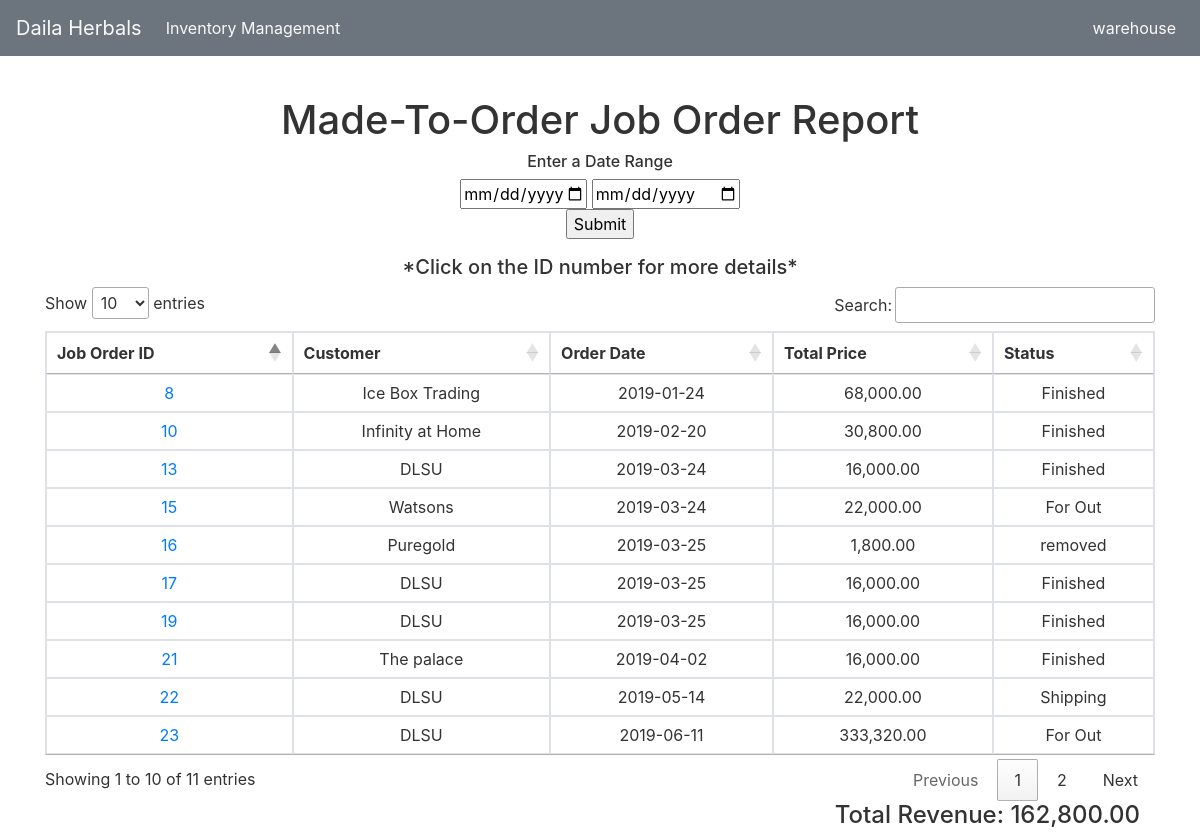
The page /jobOrderReportMTO.php (signed in) on the database its author committed.
### tables this page shows
CREATE TABLE `joborder` (
  `orderID` int(11) NOT NULL,
  `customerID` int(11) NOT NULL,
  `orderDate` date NOT NULL,
  `dueDate` date NOT NULL,
  `totalPrice` float NOT NULL,
  `remarks` varchar(255) NOT NULL,
  `type` varchar(45) NOT NULL,
  `status` text NOT NULL,
  `createdBy` int(11) NOT NULL
);

CREATE TABLE `customer` (
  `customerID` int(11) NOT NULL,
  `company` varchar(45) NOT NULL,
  `firstName` varchar(45) NOT NULL,
  `lastName` varchar(45) NOT NULL,
  `email` varchar(45) NOT NULL,
  `address` text NOT NULL,
  `contactNum` varchar(45) NOT NULL,
  `position` varchar(45) NOT NULL
);

### jobOrderReportMTO.php (the view, shortened to what this page needs)
<?php include "includes/sections/header.php"; ?>
<?php include "includes/sections/navbar.php"; ?>
<div class="container">
    <div class="row">
        <div class="col-lg-12">
            <h1 class="text-center"><br><br>
                Made-To-Order Job Order Report
            </h1>
            <h6 class="text-center">
                Enter a Date Range
            </h6>
            <form method="post" class="text-center">
                <input type="date" id="txtDateMax" name="startDate">
                <input type="date" id="endPicker" name="endDate"><br>
                <input type="submit" name="search">
            </form>
            <h5 class="text-center">*Click on the ID number for more details*</h5>
        </div>
    </div>
    <div class="row">
        <div class="col-lg-12">
            <table class="table table-bordered table-hover" id="dataTables-example">
                <thead>
                <tr>
                    <th>Job Order ID</th>
                    <th>Customer</th>
                    <th>Order Date</th>
                    <th>Total Price</th>
                    <th>Status</th>
                </tr>
                </thead>
                <tbody>
                <?php
                if (isset($_POST['search'])){
                    $startDate = $_POST['startDate'];
                    $endDate = $_POST['endDate'];
                    $result = mysqli_query($conn, "SELECT joborder.orderID AS JOID,
                                                        customer.company AS cName,
                                                        joborder.orderDate AS orderDate,
                                                        joborder.totalPrice AS totalPrice,
                                                        joborder.status AS status
                                                    FROM joborder
                                                    JOIN customer on joborder.customerID=customer.customerID
                                                    WHERE joborder.orderDate BETWEEN '$startDate' AND '$endDate'
                                                    AND joborder.type = 'Made to Order'
                                                    AND joborder.status !='Pending for approval'");
                    $count=mysqli_num_rows($result);
                    $result2 = mysqli_query($conn, "SELECT SUM(joborder.totalPrice) AS sum
                                                    FROM joborder
                                                    WHERE joborder.orderDate BETWEEN '$startDate' AND '$endDate'
                                                    AND joborder.type = 'Made to Order'");
                    if ($count == "0"){
                        echo '<h2 class="text-center">No transactions within the specified range</h2>';
                    }
                    else {
                        echo '<h2 class="text-center">Transactions between ';
                        echo $startDate;
                        echo ' and ';
                        echo $endDate;
                        echo '</h2><br>';
                        while ($row = mysqli_fetch_array($result2)) {
                            $sum = $row['sum'];
                        }
                        while ($row = mysqli_fetch_array($result)) {
                            $id = $row['JOID'];
                            $name = $row['cName'];
                            $totalPrice = $row['totalPrice'];
                            $date = $row['orderDate'];
                            $status = $row['status'];
                            echo '<tr>';
                                echo '<td class="text-center">';
                                    echo '<a href="detailsJO.php?id='.$id.'">';
                                        echo $id;
                                    echo '</a>';
                                echo '</td>';
                                echo '<td class="text-center">';
                                    echo $name;
                                echo '</td>';
                                echo '<td class="text-center">';
                                    echo $date;
                                echo '</td>';
                                echo '<td class="text-center">';
                                     echo number_format($totalPrice, 2);
                                echo '</td>';
                                echo '<td class="text-center">';
                                     echo $status;
                                echo '</td>';
                            echo '</tr>';
                        }
                        echo '</tbody>';
                        echo '</table>';
                        echo '<div class="container">';
                        echo '<div class="row">';
                        echo '<div class="col-lg-12">';
                        echo '<h4 class="text-right">Total Revenue: ';
                        echo number_format($sum, 2);
                        echo '</h4>';
                        echo '</div>';
                        echo '</div>';
                        echo '</div>';
                    }
                }
                else{
                    $result = mysqli_query($conn, "SELECT joborder.orderID AS JOID,
                                                        customer.company AS cName,
                                                        joborder.orderDate AS orderDate,
                                                        joborder.totalPrice AS totalPrice,
                                                        joborder.status AS status
                                                    FROM joborder
                                                    JOIN customer on joborder.customerID=customer.customerID
                                                    WHERE joborder.type = 'Made to Order'
                                                    AND joborder.status!='Pending for approval'");
                    $count=mysqli_num_rows($result);
                    $result2 = mysqli_query($conn, "SELECT SUM(joborder.totalPrice) AS sum
                                                    FROM joborder
                                                    WHERE joborder.type = 'Made to Order'
                                                    AND joborder.status='Finished'");
                    if ($count == "0"){
                        echo '<h2 class="text-center">There are no transactions yet</h2>';
                    }
                    else {
                        while ($row = mysqli_fetch_array($result2)) {
                            $sum = $row['sum'];
                        }
                        while ($row = mysqli_fetch_array($result)) {
                            $id = $row['JOID'];
                            $name = $row['cName'];
                            $totalPrice = $row['totalPrice'];
                            $date = $row['orderDate'];
                            $status = $row['status'];
                            echo '<tr>';
                                echo '<td class="text-center">';
                                    echo '<a href="detailsJO.php?id='.$id.'">';
                                        echo $id;
                                    echo '</a>';
                                echo '</td>';
                                echo '<td class="text-center">';
                                    echo $name;
                                echo '</td>';
                                echo '<td class="text-center">';
                                    echo $date;
                                echo '</td>';
                                echo '<td class="text-center">';
                                    echo number_format($totalPrice, 2);
                                echo '</td>';
                                echo '<td class="text-center">';
                                    echo $status;
                                echo '</td>';
                            echo '</tr>';
                        }
                        echo '</tbody>';
                        echo '</table>';
                        echo '<div class="container">';
                        echo '<div class="row">';
                        echo '<div class="col-lg-12">';
                        echo '<h4 class="text-right">Total Revenue: ';
                        echo number_format($sum, 2);
                        echo '</h4>';
                        echo '</div>';
                        echo '</div>';
                        echo '</div>';
                    }
                }
                ?>
        </div>
    </div>
</div>

### includes/sections/header.php (style rules this page uses)
body { background: #fff; color: #333333; }

### rows shown on the page
joborder: orderID "8", customerID.company "Ice Box Trading", orderDate "2019-01-24", totalPrice "68,000.00", status "Finished"
joborder: orderID "10", customerID.company "Infinity at Home", orderDate "2019-02-20", totalPrice "30,800.00", status "Finished"
joborder: orderID "13", customerID.company "DLSU", orderDate "2019-03-24", totalPrice "16,000.00", status "Finished"
joborder: orderID "15", customerID.company "Watsons", orderDate "2019-03-24", totalPrice "22,000.00", status "For Out"
joborder: orderID "16", customerID.company "Puregold", orderDate "2019-03-25", totalPrice "1,800.00", status "removed"
joborder: orderID "17", customerID.company "DLSU", orderDate "2019-03-25", totalPrice "16,000.00", status "Finished"
joborder: orderID "19", customerID.company "DLSU", orderDate "2019-03-25", totalPrice "16,000.00", status "Finished"
joborder: orderID "21", customerID.company "The palace", orderDate "2019-04-02", totalPrice "16,000.00", status "Finished"
joborder: orderID "22", customerID.company "DLSU", orderDate "2019-05-14", totalPrice "22,000.00", status "Shipping"
joborder: orderID "23", customerID.company "DLSU", orderDate "2019-06-11", totalPrice "333,320.00", status "For Out"

### other values the page prints
$_SESSION['username'] "warehouse"
$sum "162,800.00"
